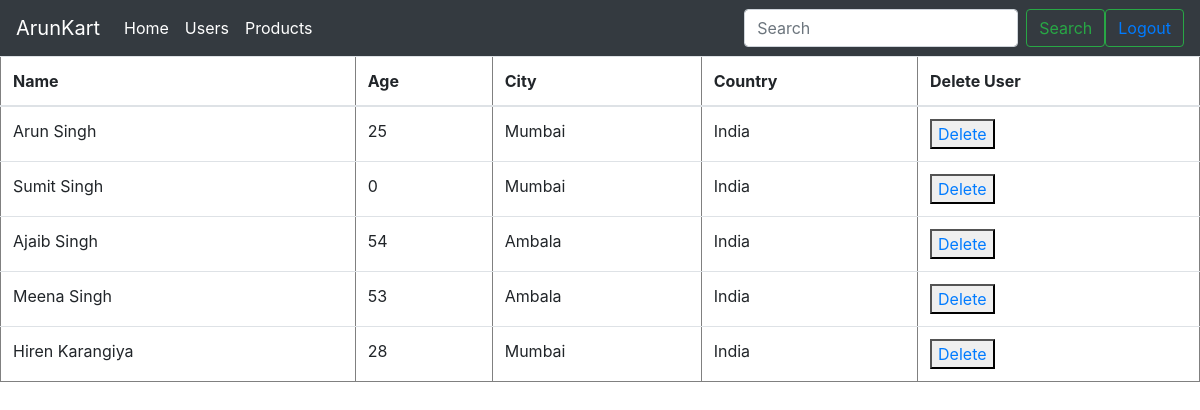
/users/ (signed in), run on an earlier commit of the app's database.
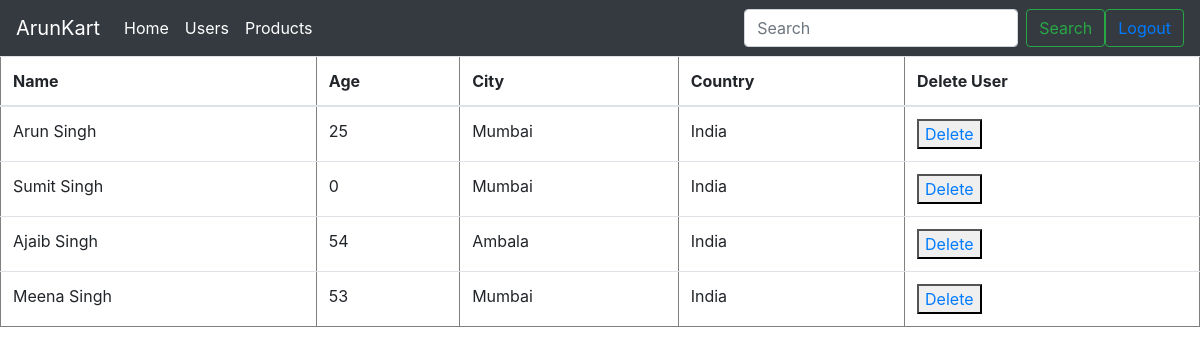
And on a later commit of the database.
### mykart/models.py (models this page shows, shortened)
class UserDetail(models.Model):
    user = models.OneToOneField(User, on_delete=models.CASCADE, default=1)
    first_name = models.CharField(max_length=20, default='', blank=True)
    last_name = models.CharField(max_length=20, default='', blank=True)
    full_name = models.CharField(max_length=20, default='', blank=True)
    age = models.PositiveIntegerField(default=0, blank=True)
    email = models.EmailField(default=None, blank=True)
    city = models.CharField(max_length=25, default='', blank=True)
    state = models.CharField(max_length=25, default='', blank=True)
    country = models.CharField(max_length=25, default='', blank=True)
    pin_code = models.BigIntegerField(default=0, blank=True)
    contact_number = models.BigIntegerField(default=0, blank=True)
    is_married = models.BooleanField(default=0, blank=False)
    profile_image = models.ImageField(upload_to='profile_image/', default='', blank=True)
    document = models.FileField(upload_to='document/', null=True, blank=True)

### mykart/views.py (the view)
# urls.py: 2. Add a URL to urlpatterns:  path('', Home.as_view(), name='home')
class Home(RequireLoginMixin , ListView):
    model = UserDetail
    template_name = 'mykart/home.html'
    context_object_name = 'users'

### mykart/mixins.py (called while the page is built)
    def dispatch(self, request, *args, **kwargs):
        print("User", request.user)
        if not request.user.is_authenticated:
            print("is authenticated")
            return redirect("login")
        return super(RequireLoginMixin, self).dispatch(request, *args, **kwargs)

### mykart/templates/mykart/home.html (shortened to what this page needs)
{% extends "mykart/base.html" %}
{% block content %}
<body>
    <table class="table" id="user_table" border="1">
        <thead>
            <tr>
                <th>Name</th>
                <th>Age</th>
                <th>City</th>
                <th>Country</th>
                <th>Delete User</th>
            </tr>
        </thead>
        <tbody>
        {% for i in users %}
            <tr>
                <td>{{ i.full_name }}</td>
                <td>{{ i.age }}</td>
                <td>{{ i.city }}</td>
                <td>{{ i.country }}</td>
                <td><button><a href="{% url 'delete' i.id %}" >Delete</a></button></td>
            </tr>
        {% endfor %}
        </tbody>
    </table>
</body>
{% endblock %}

### mykart/templates/mykart/base.html (shortened to what this page needs)
<!DOCTYPE html>
{% load static %}
<html lang="en">
<head>
    <link rel="stylesheet" href="{% static 'mykart/css/bootstrap.min.css' %}" >
    <link rel="stylesheet" href="{% static 'mykart/css/jquery.dataTables.min.css' %}" >
</head>
<body>
    <nav class="navbar navbar-expand-lg bg-dark">
        <a class="navbar-brand text-white" href="#">ArunKart</a>
        <div class="collapse navbar-collapse" id="navbarText">
            <ul class="navbar-nav mr-auto">
                  <li class="nav-item active">
                    <a class="nav-link text-white" href="#">Home <span class="sr-only">(current)</span></a>
                  </li>
                  <li class="nav-item">
                    <a class="nav-link text-white" href="{% url 'users' %}">Users</a>
                  </li>
                  <li class="nav-item">
                    <a class="nav-link text-white" href="{% url 'product' %}">Products</a>
                  </li>
            </ul>
            <form class="form-inline">
                <input class="form-control mr-sm-2" type="search" placeholder="Search" aria-label="Search">
                <button class="btn btn-outline-success my-2 my-sm-0" type="submit">Search</button>
                <button class="btn btn-outline-success my-2 my-sm-0" type="submit"><a href="#">Logout</a></button>
            </form>
        </div>
    </nav>
    {% block content %}
    {% endblock %}
</body>
</html>

What changed in the data, as far as the page shows it:
removed UserDetail: full_name "Hiren Karangiya", age "28", city "Mumbai", country "India"
changed UserDetail "Meena Singh": city "Ambala" → "Mumbai"
